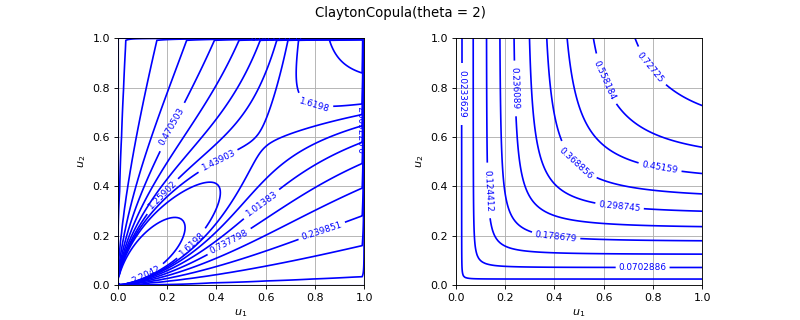

The script that drew this image:
import openturns as ot
from matplotlib import pyplot as plt
from openturns.viewer import View
if (ot.ClaytonCopula().__class__.__name__=='SklarCopula'):
  myStudent = ot.Student(3.0, [1.0]*2, [3.0]*2, ot.CorrelationMatrix(2))
  copula =  ot.SklarCopula(myStudent)
else:
  copula = ot.ClaytonCopula()
if copula.getDimension() == 1:
    copula = ot.ClaytonCopula(2)
copula.setDescription(['$u_1$', '$u_2$'])
pdf_graph = copula.drawPDF()
cdf_graph = copula.drawCDF()
fig = plt.figure(figsize=(10, 4))
plt.suptitle(str(copula))
pdf_axis = fig.add_subplot(121)
cdf_axis = fig.add_subplot(122)
View(pdf_graph, figure=fig, axes=[pdf_axis], add_legend=False, square_axes=True)
View(cdf_graph, figure=fig, axes=[cdf_axis], add_legend=False, square_axes=True)
